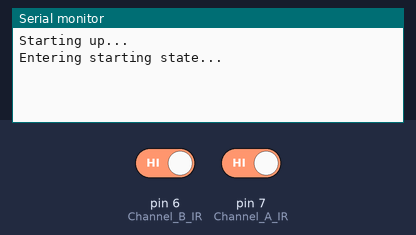
Recording of a sketch running on a simulated Arduino Uno, built with avr-gcc and run on an emulated ATmega328P. Shown: the last lines printed to the serial monitor. The inputs (shaded band) are chosen by the test bench; at power-on: pin 6 (Channel_B_IR) HIGH, pin 7 (Channel_A_IR) HIGH.

Above: at 1.2 s.
1.3 s: pin 6 (Channel_B_IR) driven LOW
At 2.1 s:
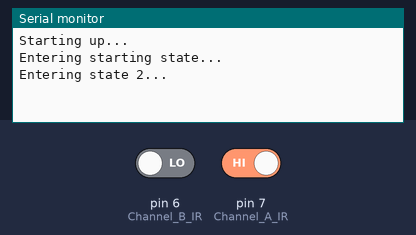
2.9 s: pin 7 (Channel_A_IR) driven LOW
At 5.5 s:
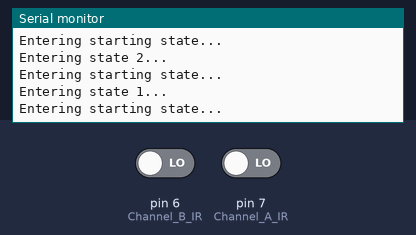

The sketch:

ir_sketch.ino
```cpp
//FIXME: If a beacon is detected it should override the
//IR sensors, and record a finding

int enter_gate_status = 0; // 0 is off, 1 is triggered
int exit_gate_status = 0; // 0 is off, 1 is triggered
int process_enter = 0;
int process_exit = 0;
int beacon_status = 0;
int enter_gate_timer = 0; // 10 = 1 second @ delay of 100
int exit_gate_timer = 0;
int a_trigger_count = 0;
int b_trigger_count = 0;

int state = 0;
int print_state = 1;

void setup() {
  Serial.begin(57600);

  pinMode(7, INPUT); //Channel A IR, we'll call it enter
  pinMode(6, INPUT); //Channel B IR, we'll call it exit
  pinMode(5, INPUT); //BCA Beacon Checker

  Serial.println("Starting up...");
}

void loop() {
  delay(100);

  if (state == 0) {
    //check which one gets triggered first
    read_ir_sensors();
    if (print_state) {
      Serial.println("Entering starting state...");
      print_state = 0;
    }
    if (process_enter == 1 && process_exit == 0) {
      state = 1;
      print_state = 1;
      return;
    }

    if (process_exit == 1 && process_enter == 0) {
      state = 2;
      print_state = 1;
      return;
    }

    if (process_enter == 1 && process_exit == 1) {
      enter_gate_status = 0;
      exit_gate_status = 0;
      process_enter = 0;
      process_exit = 0;
      state = 5;
      print_state = 1;
      return;
    }
  }

  if (state == 1) {
    //enter was triggered first, check for exit
    read_exit_sensor();
    if (print_state) {
      Serial.println("Entering state 1...");
      print_state = 0;
    }
    if (enter_gate_timer > 10) {
      //timer hit, reset
      enter_gate_timer = 0;
      process_enter = 0;
      state = 0;
      print_state = 1;
      return;
    }

    if (process_exit == 0) {
      enter_gate_timer += 1;
      return;
    }

    if (process_exit == 1) {
      enter_gate_timer = 0;
      print_state = 1;
      state = 3;
      return;
    }
  }

  if (state == 2) {
    //exit was triggered first, check for enter
    read_enter_sensor();
    if (print_state) {
      Serial.println("Entering state 2...");
      print_state = 0;
    }
    if (exit_gate_timer > 10) {
      //timer hit, reset
      exit_gate_timer = 0;
      process_exit = 0;
      state = 0;
      print_state = 1;
      return;
    }

    if (process_enter == 0) {
      exit_gate_timer += 1;
      return;
    }

    if (process_enter == 1) {
      exit_gate_timer = 0;
      state = 4;
      print_state = 1;
      return;
    }
  }

  if (state == 3) {
    if (print_state) {
      Serial.println("Forward");
      print_state = 0;
    }
    process_enter = 0;
    process_exit = 0;
    state = 0;
    print_state = 1;
    return;
  }

  if (state == 4) {
    if (print_state) {
      Serial.println("Backward");
      print_state = 0;
    }
    process_enter = 0;
    process_exit = 0;
    state = 0;
    print_state = 1;
    return;
  }

  if (state == 5) {
    if (print_state) {
      Serial.println("Triggered at same time");
      print_state = 0;
    }
    state = 0;
    print_state = 1;
    return;
  }
}

void read_ir_sensors() {
  read_enter_sensor();
  read_exit_sensor();
}

void read_enter_sensor() {
  int IR_A = digitalRead(7);

  if (IR_A == LOW && enter_gate_status == 0) {
    //Serial.println("A is low");
    if (process_enter == 0) {
      enter_gate_status = 1;
      process_enter = 1;
    }
  }
  else if (IR_A == HIGH && enter_gate_status == 1 && enter_gate_timer > 10) {
    //Serial.println("Resetting A");
    enter_gate_status = 0;
    enter_gate_timer = 0;
    //a_trigger_count += 1;
  }
  else if (IR_A == HIGH && enter_gate_status == 1) {
    //Serial.println("A dipped low");
    //Serial.print("Timer: ");
    //Serial.println(enter_gate_timer);
    enter_gate_timer += 1;
  }
}

void read_exit_sensor() {
  int IR_B = digitalRead(6);

  if (IR_B == LOW && exit_gate_status == 0) {
    //Serial.println("B is low");
    if (process_exit == 0) {
      exit_gate_status = 1;
      process_exit = 1;
    }
  }
  else if (IR_B == HIGH && exit_gate_status == 1 && exit_gate_timer > 10) {
    //Serial.println("Resetting B");
    exit_gate_status = 0;
    exit_gate_timer = 0;
    //b_trigger_count += 1;
  }
  else if (IR_B == HIGH && exit_gate_status == 1) {
    exit_gate_timer += 1;
  }
}

void read_beacon_sensor() {
  int BCA = digitalRead(5);

  if (BCA == LOW) {
    Serial.println("BCA is low");
  }
}


  // if (IR_A == HIGH) {
  //   Serial.println("A is high");
  // }

  // else if (IR_A == HIGH && enter_gate_status == 1 && enter_gate_timer > 150) {
  //   //Serial.println("Resetting A");
  //   enter_gate_status = 0;
  //   enter_gate_timer = 0;
  //   //a_trigger_count += 1;
  // }
  // else if (IR_A == HIGH && enter_gate_status == 1) {
  //   //Serial.println("A dipped low");
  //   //Serial.print("Timer: ");
  //   //Serial.println(enter_gate_timer);
  //   enter_gate_timer += 1;
  // }

  // if (IR_B == HIGH) {
  //   Serial.println("B is high");
  // }
  // else if (IR_B == HIGH && exit_gate_status == 1 && exit_gate_timer > 150) {
  //   //Serial.println("Resetting B");
  //   exit_gate_status = 0;
  //   exit_gate_timer = 0;
  //   //b_trigger_count += 1;
  // }
  // else if (IR_B == HIGH && exit_gate_status == 1) {
  //   exit_gate_timer += 1;
  // }
```

Measured:
- after the input at 1.3 s, the serial monitor: prints a new line after 0.10 s (image 1)
- after the input at 2.9 s, the serial monitor: prints a new line after 0.10 s (image 2)
